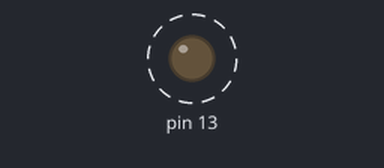
A sketch run on a simulated Arduino Uno, built with avr-gcc and run on an emulated ATmega328P. On the bench: output pins drawn as LEDs (lit = HIGH). Dashed ring = blinking. What the sketch prints to the serial monitor is not drawn.

Above: at 0.2 s.
Timing chart, 0 to 3.0 s (numbered marks = the images above):
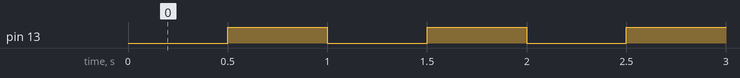

The sketch:

delay_without_delay.ino
```cpp
void setup() {
  pinMode(13, OUTPUT);
  Serial.begin(9600);
}

boolean delay_without_delaying(unsigned long time) {
  // return false if we're still "delaying", true if time ms has passed.
  // this should look a lot like "blink without delay"
  static unsigned long previousmillis = 0;
  unsigned long currentmillis = millis();
  if (currentmillis - previousmillis >= time) {
    previousmillis = currentmillis;
    return true;
  }
  return false;
}

boolean delay_without_delaying(unsigned long &since, unsigned long time) {
  // return false if we're still "delaying", true if time ms has passed.
  // this should look a lot like "blink without delay"
  unsigned long currentmillis = millis();
  if (currentmillis - since >= time) {
    since = currentmillis;
    return true;
  }
  return false;
}


void loop() {
  static unsigned long ledtime = 0;
  static unsigned long atime, btime, ctime, nltime;
  static int ledstate = false;
  if (delay_without_delaying(ledtime, 500)) {
    ledstate = !ledstate;
    digitalWrite(13, ledstate);
  }
  if (delay_without_delaying(atime, 100)) {
    Serial.print("A");
  }
  if (delay_without_delaying(btime, 200)) {
    Serial.print("B");
  }
  if (delay_without_delaying(ctime, 30)) {
    Serial.print("C");
  }
  if (delay_without_delaying(nltime, 1000)) {
    Serial.print("\n");
  }
}
```

Measured:
- by itself, pin 13: alternates HIGH for 0.50 s and LOW for 0.50 s
